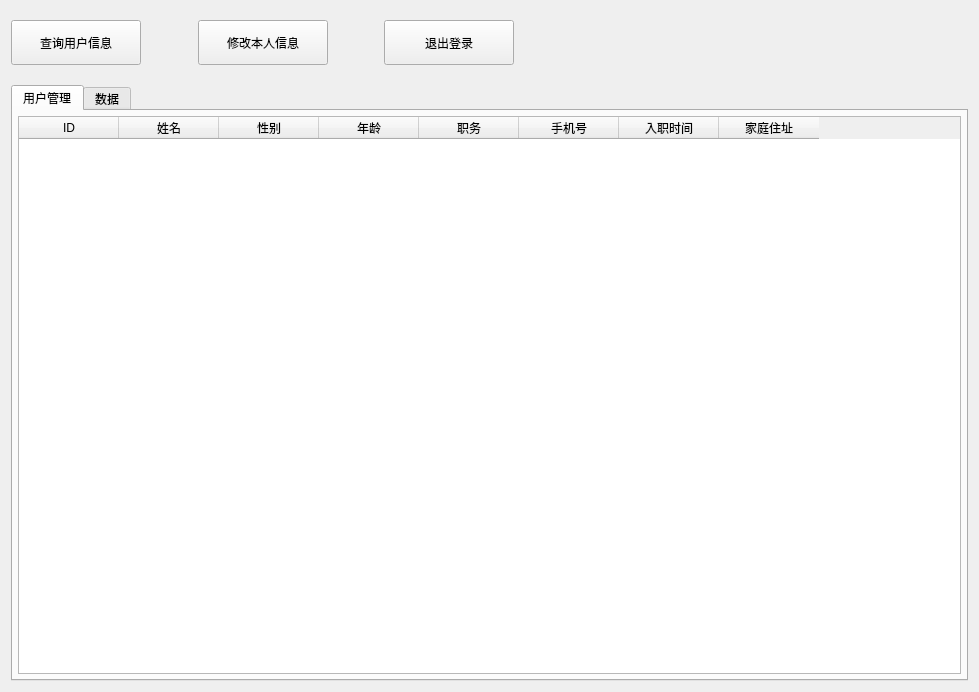
<?xml version="1.0" encoding="UTF-8"?>
<ui version="4.0">
 <class>UserWidget</class>
 <widget class="QWidget" name="UserWidget">
  <property name="geometry">
   <rect>
    <x>0</x>
    <y>0</y>
    <width>979</width>
    <height>692</height>
   </rect>
  </property>
  <property name="windowTitle">
   <string>Form</string>
  </property>
  <layout class="QGridLayout" name="gridLayout">
   <item row="0" column="0">
    <layout class="QVBoxLayout" name="verticalLayout" stretch="2,1,30">
     <property name="spacing">
      <number>0</number>
     </property>
     <property name="topMargin">
      <number>9</number>
     </property>
     <item>
      <layout class="QHBoxLayout" name="horizontalLayout" stretch="10,5,10,5,10,40">
       <property name="spacing">
        <number>0</number>
       </property>
       <item>
        <widget class="QPushButton" name="serachuser">
         <property name="minimumSize">
          <size>
           <width>130</width>
           <height>45</height>
          </size>
         </property>
         <property name="maximumSize">
          <size>
           <width>130</width>
           <height>45</height>
          </size>
         </property>
         <property name="text">
          <string>查询用户信息</string>
         </property>
        </widget>
       </item>
       <item>
        <spacer name="horizontalSpacer_2">
         <property name="orientation">
          <enum>Qt::Horizontal</enum>
         </property>
         <property name="sizeHint" stdset="0">
          <size>
           <width>40</width>
           <height>20</height>
          </size>
         </property>
        </spacer>
       </item>
       <item>
        <widget class="QPushButton" name="modifyInfo">
         <property name="minimumSize">
          <size>
           <width>130</width>
           <height>45</height>
          </size>
         </property>
         <property name="maximumSize">
          <size>
           <width>130</width>
           <height>45</height>
          </size>
         </property>
         <property name="text">
          <string>修改本人信息</string>
         </property>
        </widget>
       </item>
       <item>
        <spacer name="horizontalSpacer_3">
         <property name="orientation">
          <enum>Qt::Horizontal</enum>
         </property>
         <property name="sizeHint" stdset="0">
          <size>
           <width>40</width>
           <height>20</height>
          </size>
         </property>
        </spacer>
       </item>
       <item>
        <widget class="QPushButton" name="exitBtn">
         <property name="minimumSize">
          <size>
           <width>130</width>
           <height>45</height>
          </size>
         </property>
         <property name="maximumSize">
          <size>
           <width>130</width>
           <height>45</height>
          </size>
         </property>
         <property name="text">
          <string>退出登录</string>
         </property>
        </widget>
       </item>
       <item>
        <spacer name="horizontalSpacer">
         <property name="orientation">
          <enum>Qt::Horizontal</enum>
         </property>
         <property name="sizeHint" stdset="0">
          <size>
           <width>40</width>
           <height>20</height>
          </size>
         </property>
        </spacer>
       </item>
      </layout>
     </item>
     <item>
      <spacer name="verticalSpacer">
       <property name="orientation">
        <enum>Qt::Vertical</enum>
       </property>
       <property name="sizeHint" stdset="0">
        <size>
         <width>20</width>
         <height>40</height>
        </size>
       </property>
      </spacer>
     </item>
     <item>
      <widget class="QTabWidget" name="tabWidget">
       <property name="currentIndex">
        <number>0</number>
       </property>
       <widget class="QWidget" name="tab_1">
        <attribute name="title">
         <string>用户管理</string>
        </attribute>
        <layout class="QGridLayout" name="gridLayout_2">
         <property name="leftMargin">
          <number>5</number>
         </property>
         <property name="topMargin">
          <number>5</number>
         </property>
         <property name="rightMargin">
          <number>5</number>
         </property>
         <property name="bottomMargin">
          <number>5</number>
         </property>
         <property name="spacing">
          <number>0</number>
         </property>
         <item row="0" column="0" rowspan="2">
          <widget class="QTableWidget" name="tableWidget">
           <attribute name="verticalHeaderVisible">
            <bool>true</bool>
           </attribute>
           <column>
            <property name="text">
             <string>ID</string>
            </property>
           </column>
           <column>
            <property name="text">
             <string>姓名</string>
            </property>
           </column>
           <column>
            <property name="text">
             <string>性别</string>
            </property>
           </column>
           <column>
            <property name="text">
             <string>年龄</string>
            </property>
           </column>
           <column>
            <property name="text">
             <string>职务</string>
            </property>
           </column>
           <column>
            <property name="text">
             <string>手机号</string>
            </property>
           </column>
           <column>
            <property name="text">
             <string>入职时间</string>
            </property>
           </column>
           <column>
            <property name="text">
             <string>家庭住址</string>
            </property>
           </column>
          </widget>
         </item>
        </layout>
       </widget>
       <widget class="QWidget" name="tab_2">
        <attribute name="title">
         <string>数据</string>
        </attribute>
       </widget>
      </widget>
     </item>
    </layout>
   </item>
  </layout>
 </widget>
 <resources/>
 <connections/>
</ui>
